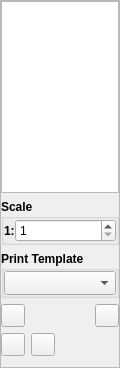
               <widget class="QFrame" name="frame_4">
                <property name="maximumSize">
                 <size>
                  <width>120</width>
                  <height>16777215</height>
                 </size>
                </property>
                <property name="frameShape">
                 <enum>QFrame::StyledPanel</enum>
                </property>
                <property name="frameShadow">
                 <enum>QFrame::Raised</enum>
                </property>
                <layout class="QVBoxLayout" name="verticalLayout_2">
                 <property name="leftMargin">
                  <number>0</number>
                 </property>
                 <property name="topMargin">
                  <number>0</number>
                 </property>
                 <property name="rightMargin">
                  <number>0</number>
                 </property>
                 <property name="bottomMargin">
                  <number>0</number>
                 </property>
                 <item>
                  <widget class="QListWidget" name="List_Pages">
                   <property name="maximumSize">
                    <size>
                     <width>120</width>
                     <height>16777215</height>
                    </size>
                   </property>
                   <property name="toolTip">
                    <string>&lt;html&gt;&lt;head/&gt;&lt;body&gt;&lt;p&gt;Double click on page to open page settings.&lt;/p&gt;&lt;/body&gt;&lt;/html&gt;</string>
                   </property>
                   <property name="dragEnabled">
                    <bool>true</bool>
                   </property>
                   <property name="dragDropMode">
                    <enum>QAbstractItemView::InternalMove</enum>
                   </property>
                   <property name="selectionMode">
                    <enum>QAbstractItemView::ExtendedSelection</enum>
                   </property>
                  </widget>
                 </item>
                 <item>
                  <widget class="QGroupBox" name="groupBox_4">
                   <property name="maximumSize">
                    <size>
                     <width>120</width>
                     <height>16777215</height>
                    </size>
                   </property>
                   <property name="font">
                    <font>
                     <weight>75</weight>
                     <bold>true</bold>
                    </font>
                   </property>
                   <property name="toolTip">
                    <string>&lt;html&gt;&lt;head/&gt;&lt;body&gt;&lt;p&gt;&lt;span style=&quot; font-weight:400;&quot;&gt;Scale per page. Scale can not be changed later on created page.&lt;/span&gt;&lt;/p&gt;&lt;/body&gt;&lt;/html&gt;</string>
                   </property>
                   <property name="title">
                    <string>Scale</string>
                   </property>
                   <layout class="QHBoxLayout" name="horizontalLayout_2">
                    <property name="spacing">
                     <number>0</number>
                    </property>
                    <property name="leftMargin">
                     <number>0</number>
                    </property>
                    <property name="topMargin">
                     <number>0</number>
                    </property>
                    <property name="rightMargin">
                     <number>0</number>
                    </property>
                    <property name="bottomMargin">
                     <number>0</number>
                    </property>
                    <item>
                     <widget class="QLabel" name="label_3">
                      <property name="sizePolicy">
                       <sizepolicy hsizetype="Maximum" vsizetype="Preferred">
                        <horstretch>0</horstretch>
                        <verstretch>0</verstretch>
                       </sizepolicy>
                      </property>
                      <property name="text">
                       <string>1:</string>
                      </property>
                     </widget>
                    </item>
                    <item>
                     <widget class="QSpinBox" name="SpinBox_Page_Scale">
                      <property name="font">
                       <font>
                        <weight>50</weight>
                        <bold>false</bold>
                       </font>
                      </property>
                      <property name="minimum">
                       <number>1</number>
                      </property>
                      <property name="maximum">
                       <number>999999999</number>
                      </property>
                     </widget>
                    </item>
                   </layout>
                  </widget>
                 </item>
                 <item>
                  <widget class="QGroupBox" name="GroupBox_Template">
                   <property name="maximumSize">
                    <size>
                     <width>120</width>
                     <height>16777215</height>
                    </size>
                   </property>
                   <property name="font">
                    <font>
                     <weight>75</weight>
                     <bold>true</bold>
                    </font>
                   </property>
                   <property name="toolTip">
                    <string>&lt;html&gt;&lt;head/&gt;&lt;body&gt;&lt;p&gt;&lt;span style=&quot; font-weight:400;&quot;&gt;A different template can be used per page, as long as it corresponds to the same DIN A standard.&lt;/span&gt;&lt;/p&gt;&lt;p&gt;&lt;span style=&quot; font-weight:400;&quot;&gt;E.g. A4 and A3 cannot be mixed, but several different A4 (portrait and landscape and other individual templates) can be used.&lt;/span&gt;&lt;/p&gt;&lt;p&gt;&lt;br/&gt;&lt;/p&gt;&lt;p&gt;Cannot be changed later.&lt;/p&gt;&lt;p&gt;&lt;br/&gt;&lt;/p&gt;&lt;p&gt;&lt;span style=&quot; font-weight:400;&quot;&gt;The global page settings are applied to each template.&lt;/span&gt;&lt;/p&gt;&lt;p&gt;&lt;span style=&quot; font-weight:400;&quot;&gt;Please consider to use the correct element identifiers.&lt;/span&gt;&lt;/p&gt;&lt;/body&gt;&lt;/html&gt;</string>
                   </property>
                   <property name="title">
                    <string>Print Template</string>
                   </property>
                   <layout class="QHBoxLayout" name="horizontalLayout_4">
                    <property name="spacing">
                     <number>0</number>
                    </property>
                    <property name="leftMargin">
                     <number>0</number>
                    </property>
                    <property name="topMargin">
                     <number>0</number>
                    </property>
                    <property name="rightMargin">
                     <number>0</number>
                    </property>
                    <property name="bottomMargin">
                     <number>0</number>
                    </property>
                    <item>
                     <widget class="QComboBox" name="DrD_Page_Templates">
                      <property name="font">
                       <font>
                        <weight>50</weight>
                        <bold>false</bold>
                       </font>
                      </property>
                      <property name="sizeAdjustPolicy">
                       <enum>QComboBox::AdjustToMinimumContentsLengthWithIcon</enum>
                      </property>
                     </widget>
                    </item>
                   </layout>
                  </widget>
                 </item>
                 <item>
                  <widget class="QFrame" name="Frame_Buttons">
                   <property name="sizePolicy">
                    <sizepolicy hsizetype="Preferred" vsizetype="Maximum">
                     <horstretch>0</horstretch>
                     <verstretch>0</verstretch>
                    </sizepolicy>
                   </property>
                   <property name="maximumSize">
                    <size>
                     <width>120</width>
                     <height>16777215</height>
                    </size>
                   </property>
                   <property name="frameShape">
                    <enum>QFrame::NoFrame</enum>
                   </property>
                   <property name="frameShadow">
                    <enum>QFrame::Raised</enum>
                   </property>
                   <layout class="QGridLayout" name="gridLayout_10">
                    <property name="leftMargin">
                     <number>0</number>
                    </property>
                    <property name="topMargin">
                     <number>0</number>
                    </property>
                    <property name="rightMargin">
                     <number>0</number>
                    </property>
                    <property name="bottomMargin">
                     <number>0</number>
                    </property>
                    <item row="0" column="0">
                     <widget class="QFrame" name="frame_5">
                      <property name="frameShape">
                       <enum>QFrame::NoFrame</enum>
                      </property>
                      <property name="frameShadow">
                       <enum>QFrame::Raised</enum>
                      </property>
                      <layout class="QGridLayout" name="gridLayout_11">
                       <property name="leftMargin">
                        <number>0</number>
                       </property>
                       <property name="topMargin">
                        <number>0</number>
                       </property>
                       <property name="rightMargin">
                        <number>0</number>
                       </property>
                       <property name="bottomMargin">
                        <number>0</number>
                       </property>
                       <item row="0" column="0">
                        <widget class="QToolButton" name="But_AddPage">
                         <property name="toolTip">
                          <string>&lt;html&gt;&lt;head/&gt;&lt;body&gt;&lt;p&gt;Add new page from selected Print Layout&lt;/p&gt;&lt;/body&gt;&lt;/html&gt;</string>
                         </property>
                         <property name="text">
                          <string/>
                         </property>
                        </widget>
                       </item>
                       <item row="1" column="1">
                        <widget class="QToolButton" name="But_AddPage_Landscape">
                         <property name="toolTip">
                          <string>&lt;html&gt;&lt;head/&gt;&lt;body&gt;&lt;p&gt;Add new page in landscape orientation&lt;/p&gt;&lt;/body&gt;&lt;/html&gt;</string>
                         </property>
                         <property name="text">
                          <string/>
                         </property>
                        </widget>
                       </item>
                       <item row="1" column="0">
                        <widget class="QToolButton" name="But_AddPage_Portrait">
                         <property name="toolTip">
                          <string>&lt;html&gt;&lt;head/&gt;&lt;body&gt;&lt;p&gt;Add new page in portrait orientation&lt;/p&gt;&lt;/body&gt;&lt;/html&gt;</string>
                         </property>
                         <property name="text">
                          <string/>
                         </property>
                        </widget>
                       </item>
                      </layout>
                     </widget>
                    </item>
                    <item row="0" column="2">
                     <spacer name="horizontalSpacer">
                      <property name="orientation">
                       <enum>Qt::Horizontal</enum>
                      </property>
                      <property name="sizeHint" stdset="0">
                       <size>
                        <width>40</width>
                        <height>20</height>
                       </size>
                      </property>
                     </spacer>
                    </item>
                    <item row="0" column="3" rowspan="2">
                     <widget class="QFrame" name="Frame_DeletePage">
                      <property name="frameShape">
                       <enum>QFrame::NoFrame</enum>
                      </property>
                      <property name="frameShadow">
                       <enum>QFrame::Raised</enum>
                      </property>
                      <layout class="QGridLayout" name="gridLayout_12">
                       <property name="leftMargin">
                        <number>0</number>
                       </property>
                       <property name="topMargin">
                        <number>0</number>
                       </property>
                       <property name="rightMargin">
                        <number>0</number>
                       </property>
                       <property name="bottomMargin">
                        <number>0</number>
                       </property>
                       <property name="spacing">
                        <number>0</number>
                       </property>
                       <item row="0" column="0">
                        <widget class="QToolButton" name="But_DeletePage">
                         <property name="toolTip">
                          <string>&lt;html&gt;&lt;head/&gt;&lt;body&gt;&lt;p&gt;Remove selected page&lt;/p&gt;&lt;/body&gt;&lt;/html&gt;</string>
                         </property>
                         <property name="text">
                          <string/>
                         </property>
                        </widget>
                       </item>
                       <item row="1" column="0">
                        <spacer name="verticalSpacer">
                         <property name="orientation">
                          <enum>Qt::Vertical</enum>
                         </property>
                         <property name="sizeHint" stdset="0">
                          <size>
                           <width>20</width>
                           <height>40</height>
                          </size>
                         </property>
                        </spacer>
                       </item>
                      </layout>
                     </widget>
                    </item>
                   </layout>
                  </widget>
                 </item>
                </layout>
               </widget>
